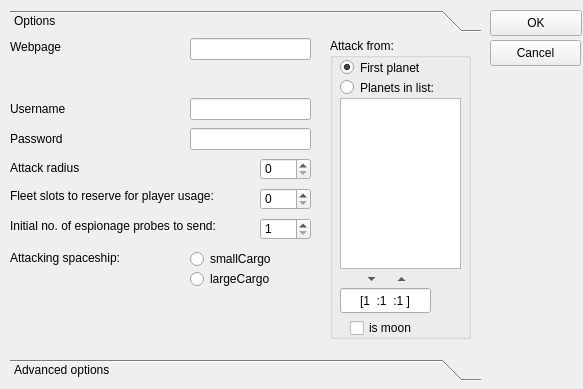
<ui version="4.0" >
 <class>Dialog</class>
 <widget class="QDialog" name="Dialog" >
  <property name="geometry" >
   <rect>
    <x>0</x>
    <y>0</y>
    <width>583</width>
    <height>389</height>
   </rect>
  </property>
  <property name="sizePolicy" >
   <sizepolicy>
    <hsizetype>0</hsizetype>
    <vsizetype>0</vsizetype>
    <horstretch>0</horstretch>
    <verstretch>0</verstretch>
   </sizepolicy>
  </property>
  <property name="windowTitle" >
   <string>Options</string>
  </property>
  <property name="windowIcon" >
   <iconset/>
  </property>
  <widget class="QLabel" name="label" >
   <property name="geometry" >
    <rect>
     <x>10</x>
     <y>370</y>
     <width>46</width>
     <height>14</height>
    </rect>
   </property>
   <property name="text" >
    <string/>
   </property>
  </widget>
  <widget class="QPushButton" name="cancelButton" >
   <property name="geometry" >
    <rect>
     <x>490</x>
     <y>40</y>
     <width>91</width>
     <height>26</height>
    </rect>
   </property>
   <property name="text" >
    <string>Cancel</string>
   </property>
   <property name="autoDefault" >
    <bool>false</bool>
   </property>
  </widget>
  <widget class="QPushButton" name="okButton" >
   <property name="geometry" >
    <rect>
     <x>490</x>
     <y>10</y>
     <width>92</width>
     <height>26</height>
    </rect>
   </property>
   <property name="text" >
    <string>OK</string>
   </property>
   <property name="autoDefault" >
    <bool>false</bool>
   </property>
  </widget>
  <widget class="QToolBox" name="toolBox" >
   <property name="geometry" >
    <rect>
     <x>10</x>
     <y>10</y>
     <width>471</width>
     <height>371</height>
    </rect>
   </property>
   <property name="currentIndex" >
    <number>0</number>
   </property>
   <widget class="QWidget" name="page_3" >
    <property name="geometry" >
     <rect>
      <x>0</x>
      <y>0</y>
      <width>471</width>
      <height>311</height>
     </rect>
    </property>
    <attribute name="label" >
     <string>Options</string>
    </attribute>
    <widget class="QLabel" name="label_12" >
     <property name="geometry" >
      <rect>
       <x>0</x>
       <y>0</y>
       <width>171</width>
       <height>17</height>
      </rect>
     </property>
     <property name="text" >
      <string>Webpage</string>
     </property>
     <property name="buddy" >
      <cstring>webpageLineEdit</cstring>
     </property>
    </widget>
    <widget class="QLabel" name="label_13" >
     <property name="geometry" >
      <rect>
       <x>0</x>
       <y>30</y>
       <width>241</width>
       <height>18</height>
      </rect>
     </property>
    </widget>
    <widget class="QLabel" name="label_10" >
     <property name="geometry" >
      <rect>
       <x>0</x>
       <y>60</y>
       <width>171</width>
       <height>22</height>
      </rect>
     </property>
     <property name="text" >
      <string>Username</string>
     </property>
     <property name="buddy" >
      <cstring>usernameLineEdit</cstring>
     </property>
    </widget>
    <widget class="QLabel" name="label_11" >
     <property name="geometry" >
      <rect>
       <x>0</x>
       <y>90</y>
       <width>171</width>
       <height>22</height>
      </rect>
     </property>
     <property name="text" >
      <string>Password</string>
     </property>
     <property name="buddy" >
      <cstring>passwordLineEdit</cstring>
     </property>
    </widget>
    <widget class="QLabel" name="label_14" >
     <property name="geometry" >
      <rect>
       <x>0</x>
       <y>170</y>
       <width>231</width>
       <height>36</height>
      </rect>
     </property>
     <property name="text" >
      <string>Initial no. of espionage probes to send:</string>
     </property>
     <property name="buddy" >
      <cstring>probesToSendSpinBox</cstring>
     </property>
    </widget>
    <widget class="QLabel" name="label_15" >
     <property name="geometry" >
      <rect>
       <x>0</x>
       <y>140</y>
       <width>231</width>
       <height>36</height>
      </rect>
     </property>
     <property name="text" >
      <string>Fleet slots to reserve for player usage:</string>
     </property>
     <property name="buddy" >
      <cstring>probesToSendSpinBox</cstring>
     </property>
    </widget>
    <widget class="QLabel" name="label_3" >
     <property name="geometry" >
      <rect>
       <x>0</x>
       <y>120</y>
       <width>181</width>
       <height>20</height>
      </rect>
     </property>
     <property name="text" >
      <string>Attack radius</string>
     </property>
     <property name="buddy" >
      <cstring>attackRadiusSpinBox</cstring>
     </property>
    </widget>
    <widget class="QSpinBox" name="probesToSendSpinBox" >
     <property name="geometry" >
      <rect>
       <x>250</x>
       <y>180</y>
       <width>51</width>
       <height>22</height>
      </rect>
     </property>
     <property name="minimum" >
      <number>1</number>
     </property>
    </widget>
    <widget class="QSpinBox" name="slotsToReserveSpinBox" >
     <property name="geometry" >
      <rect>
       <x>250</x>
       <y>150</y>
       <width>51</width>
       <height>22</height>
      </rect>
     </property>
     <property name="minimum" >
      <number>0</number>
     </property>
    </widget>
    <widget class="QSpinBox" name="attackRadiusSpinBox" >
     <property name="geometry" >
      <rect>
       <x>250</x>
       <y>120</y>
       <width>51</width>
       <height>22</height>
      </rect>
     </property>
     <property name="maximum" >
      <number>999999999</number>
     </property>
    </widget>
    <widget class="QLineEdit" name="passwordLineEdit" >
     <property name="geometry" >
      <rect>
       <x>180</x>
       <y>90</y>
       <width>121</width>
       <height>22</height>
      </rect>
     </property>
     <property name="echoMode" >
      <enum>QLineEdit::Password</enum>
     </property>
    </widget>
    <widget class="QLineEdit" name="webpageLineEdit" >
     <property name="geometry" >
      <rect>
       <x>180</x>
       <y>0</y>
       <width>121</width>
       <height>22</height>
      </rect>
     </property>
     <property name="text" >
      <string/>
     </property>
    </widget>
    <widget class="QLineEdit" name="usernameLineEdit" >
     <property name="geometry" >
      <rect>
       <x>180</x>
       <y>60</y>
       <width>121</width>
       <height>22</height>
      </rect>
     </property>
    </widget>
    <widget class="QRadioButton" name="smallCargoRadioButton" >
     <property name="geometry" >
      <rect>
       <x>180</x>
       <y>210</y>
       <width>92</width>
       <height>22</height>
      </rect>
     </property>
     <property name="text" >
      <string>smallCargo</string>
     </property>
    </widget>
    <widget class="QRadioButton" name="largeCargoRadioButton" >
     <property name="geometry" >
      <rect>
       <x>180</x>
       <y>230</y>
       <width>92</width>
       <height>22</height>
      </rect>
     </property>
     <property name="text" >
      <string>largeCargo</string>
     </property>
    </widget>
    <widget class="QLabel" name="label_2" >
     <property name="geometry" >
      <rect>
       <x>0</x>
       <y>210</y>
       <width>151</width>
       <height>20</height>
      </rect>
     </property>
     <property name="text" >
      <string>Attacking spaceship:</string>
     </property>
    </widget>
    <widget class="QGroupBox" name="groupBox" >
     <property name="geometry" >
      <rect>
       <x>320</x>
       <y>0</y>
       <width>141</width>
       <height>301</height>
      </rect>
     </property>
     <property name="title" >
      <string>Attack from:</string>
     </property>
     <widget class="QRadioButton" name="rotatePlanetsRadio" >
      <property name="geometry" >
       <rect>
        <x>10</x>
        <y>40</y>
        <width>101</width>
        <height>19</height>
       </rect>
      </property>
      <property name="text" >
       <string>Planets in list:</string>
      </property>
     </widget>
     <widget class="QRadioButton" name="mainPlanetRadio" >
      <property name="geometry" >
       <rect>
        <x>10</x>
        <y>20</y>
        <width>111</width>
        <height>19</height>
       </rect>
      </property>
      <property name="text" >
       <string>First planet</string>
      </property>
      <property name="checked" >
       <bool>true</bool>
      </property>
     </widget>
     <widget class="QToolButton" name="addPlanetButton" >
      <property name="geometry" >
       <rect>
        <x>60</x>
        <y>230</y>
        <width>23</width>
        <height>22</height>
       </rect>
      </property>
      <property name="text" >
       <string/>
      </property>
      <property name="autoRaise" >
       <bool>true</bool>
      </property>
      <property name="arrowType" >
       <enum>Qt::UpArrow</enum>
      </property>
     </widget>
     <widget class="QToolButton" name="removePlanetButton" >
      <property name="geometry" >
       <rect>
        <x>30</x>
        <y>230</y>
        <width>23</width>
        <height>22</height>
       </rect>
      </property>
      <property name="text" >
       <string/>
      </property>
      <property name="autoRaise" >
       <bool>true</bool>
      </property>
      <property name="arrowType" >
       <enum>Qt::DownArrow</enum>
      </property>
     </widget>
     <widget class="QListWidget" name="sourcePlanetsList" >
      <property name="geometry" >
       <rect>
        <x>10</x>
        <y>60</y>
        <width>121</width>
        <height>171</height>
       </rect>
      </property>
      <property name="horizontalScrollBarPolicy" >
       <enum>Qt::ScrollBarAlwaysOff</enum>
      </property>
      <property name="textElideMode" >
       <enum>Qt::ElideLeft</enum>
      </property>
     </widget>
     <widget class="QCheckBox" name="isMoonCheckBox" >
      <property name="geometry" >
       <rect>
        <x>20</x>
        <y>280</y>
        <width>71</width>
        <height>20</height>
       </rect>
      </property>
      <property name="text" >
       <string>is moon</string>
      </property>
     </widget>
     <widget class="QLineEdit" name="addPlanetLineEdit" >
      <property name="geometry" >
       <rect>
        <x>10</x>
        <y>250</y>
        <width>91</width>
        <height>25</height>
       </rect>
      </property>
      <property name="inputMask" >
       <string>\[999:999:99\]; </string>
      </property>
      <property name="text" >
       <string>[1:1:1]</string>
      </property>
      <property name="alignment" >
       <set>Qt::AlignHCenter</set>
      </property>
     </widget>
    </widget>
   </widget>
   <widget class="QWidget" name="page_4" >
    <property name="geometry" >
     <rect>
      <x>0</x>
      <y>0</y>
      <width>471</width>
      <height>311</height>
     </rect>
    </property>
    <attribute name="label" >
     <string>Advanced options</string>
    </attribute>
    <widget class="QTabWidget" name="tabWidget" >
     <property name="geometry" >
      <rect>
       <x>0</x>
       <y>0</y>
       <width>471</width>
       <height>311</height>
      </rect>
     </property>
     <property name="tabPosition" >
      <enum>QTabWidget::West</enum>
     </property>
     <property name="currentIndex" >
      <number>0</number>
     </property>
     <widget class="QWidget" name="tab" >
      <attribute name="title" >
       <string>Page 1</string>
      </attribute>
      <widget class="QGroupBox" name="groupBox_3" >
       <property name="geometry" >
        <rect>
         <x>10</x>
         <y>10</y>
         <width>421</width>
         <height>121</height>
        </rect>
       </property>
       <property name="title" >
        <string>Attack the planet with:</string>
       </property>
       <widget class="QRadioButton" name="mostMetalRadioButton" >
        <property name="geometry" >
         <rect>
          <x>10</x>
          <y>60</y>
          <width>111</width>
          <height>22</height>
         </rect>
        </property>
        <property name="text" >
         <string>most metal</string>
        </property>
       </widget>
       <widget class="QRadioButton" name="mostCrystalRadioButton" >
        <property name="geometry" >
         <rect>
          <x>130</x>
          <y>60</y>
          <width>111</width>
          <height>22</height>
         </rect>
        </property>
        <property name="text" >
         <string>most crystal</string>
        </property>
       </widget>
       <widget class="QRadioButton" name="mostDeuteriumRadioButton" >
        <property name="geometry" >
         <rect>
          <x>260</x>
          <y>60</y>
          <width>111</width>
          <height>22</height>
         </rect>
        </property>
        <property name="text" >
         <string>most deuterium</string>
        </property>
       </widget>
       <widget class="QRadioButton" name="customFormulaRadioButton" >
        <property name="geometry" >
         <rect>
          <x>10</x>
          <y>90</y>
          <width>111</width>
          <height>20</height>
         </rect>
        </property>
        <property name="text" >
         <string>custom formula:</string>
        </property>
       </widget>
       <widget class="QLineEdit" name="rentabilityFormulaLineEdit" >
        <property name="geometry" >
         <rect>
          <x>130</x>
          <y>90</y>
          <width>281</width>
          <height>24</height>
         </rect>
        </property>
       </widget>
       <widget class="QRadioButton" name="mostTotalRadioButton" >
        <property name="geometry" >
         <rect>
          <x>260</x>
          <y>40</y>
          <width>141</width>
          <height>22</height>
         </rect>
        </property>
        <property name="text" >
         <string>most total resources</string>
        </property>
       </widget>
       <widget class="QRadioButton" name="defaultFormulaRadioButton" >
        <property name="geometry" >
         <rect>
          <x>10</x>
          <y>20</y>
          <width>341</width>
          <height>22</height>
         </rect>
        </property>
        <property name="text" >
         <string>best resources / distance relation, applying ratio 3:2:1</string>
        </property>
       </widget>
       <widget class="QRadioButton" name="bestRelationRadioButton" >
        <property name="geometry" >
         <rect>
          <x>10</x>
          <y>40</y>
          <width>221</width>
          <height>22</height>
         </rect>
        </property>
        <property name="text" >
         <string>best resources / distance relation</string>
        </property>
       </widget>
      </widget>
      <widget class="QGroupBox" name="groupBox_2" >
       <property name="geometry" >
        <rect>
         <x>10</x>
         <y>150</y>
         <width>211</width>
         <height>141</height>
        </rect>
       </property>
       <property name="title" >
        <string>Do not attack to (one per line):</string>
       </property>
       <widget class="QLabel" name="label_18" >
        <property name="geometry" >
         <rect>
          <x>10</x>
          <y>20</y>
          <width>46</width>
          <height>16</height>
         </rect>
        </property>
        <property name="text" >
         <string>Players:</string>
        </property>
        <property name="buddy" >
         <cstring>probesToSendSpinBox</cstring>
        </property>
       </widget>
       <widget class="QLabel" name="label_19" >
        <property name="geometry" >
         <rect>
          <x>110</x>
          <y>20</y>
          <width>54</width>
          <height>16</height>
         </rect>
        </property>
        <property name="text" >
         <string>Alliances:</string>
        </property>
        <property name="buddy" >
         <cstring>probesToSendSpinBox</cstring>
        </property>
       </widget>
       <widget class="QTextEdit" name="alliancesToAvoidTextEdit" >
        <property name="geometry" >
         <rect>
          <x>110</x>
          <y>40</y>
          <width>94</width>
          <height>94</height>
         </rect>
        </property>
        <property name="lineWrapMode" >
         <enum>QTextEdit::NoWrap</enum>
        </property>
       </widget>
       <widget class="QTextEdit" name="playersToAvoidTextEdit" >
        <property name="geometry" >
         <rect>
          <x>10</x>
          <y>40</y>
          <width>94</width>
          <height>94</height>
         </rect>
        </property>
        <property name="lineWrapMode" >
         <enum>QTextEdit::NoWrap</enum>
        </property>
       </widget>
      </widget>
      <widget class="QCheckBox" name="isMoonCheckBox2" >
       <property name="geometry" >
        <rect>
         <x>250</x>
         <y>270</y>
         <width>71</width>
         <height>20</height>
        </rect>
       </property>
       <property name="text" >
        <string>is moon</string>
       </property>
      </widget>
      <widget class="QLineEdit" name="deuteriumSourcePlanetLineEdit" >
       <property name="geometry" >
        <rect>
         <x>240</x>
         <y>240</y>
         <width>91</width>
         <height>25</height>
        </rect>
       </property>
       <property name="inputMask" >
        <string>\[999:999:99\]; </string>
       </property>
       <property name="text" >
        <string>[::]</string>
       </property>
       <property name="alignment" >
        <set>Qt::AlignHCenter</set>
       </property>
      </widget>
      <widget class="QLabel" name="label_16" >
       <property name="geometry" >
        <rect>
         <x>240</x>
         <y>220</y>
         <width>141</width>
         <height>16</height>
        </rect>
       </property>
       <property name="text" >
        <string>Deuterium source planet:</string>
       </property>
      </widget>
      <widget class="QLabel" name="label_17" >
       <property name="geometry" >
        <rect>
         <x>240</x>
         <y>150</y>
         <width>181</width>
         <height>16</height>
        </rect>
       </property>
       <property name="text" >
        <string>Discard planet if more than</string>
       </property>
      </widget>
      <widget class="QLabel" name="label_20" >
       <property name="geometry" >
        <rect>
         <x>290</x>
         <y>170</y>
         <width>121</width>
         <height>20</height>
        </rect>
       </property>
       <property name="text" >
        <string>probes are needed.</string>
       </property>
      </widget>
      <widget class="QSpinBox" name="maxProbesSpinBox" >
       <property name="geometry" >
        <rect>
         <x>240</x>
         <y>170</y>
         <width>46</width>
         <height>23</height>
        </rect>
       </property>
      </widget>
     </widget>
     <widget class="QWidget" name="tab_2" >
      <attribute name="title" >
       <string>Page 2</string>
      </attribute>
      <widget class="QSpinBox" name="systemsPerGalaxySpinBox" >
       <property name="geometry" >
        <rect>
         <x>250</x>
         <y>10</y>
         <width>61</width>
         <height>23</height>
        </rect>
       </property>
       <property name="maximum" >
        <number>9999</number>
       </property>
       <property name="minimum" >
        <number>1</number>
       </property>
      </widget>
      <widget class="QLabel" name="label_9" >
       <property name="geometry" >
        <rect>
         <x>10</x>
         <y>40</y>
         <width>212</width>
         <height>21</height>
        </rect>
       </property>
       <property name="text" >
        <string>Proxy server (leave empty for none):</string>
       </property>
      </widget>
      <widget class="QLineEdit" name="proxyLineEdit" >
       <property name="geometry" >
        <rect>
         <x>10</x>
         <y>60</y>
         <width>431</width>
         <height>24</height>
        </rect>
       </property>
      </widget>
      <widget class="QLabel" name="label_7" >
       <property name="geometry" >
        <rect>
         <x>10</x>
         <y>90</y>
         <width>230</width>
         <height>21</height>
        </rect>
       </property>
       <property name="text" >
        <string>(e.g: joe:password@myproxy.com:3128)</string>
       </property>
      </widget>
      <widget class="QLineEdit" name="userAgentLineEdit" >
       <property name="geometry" >
        <rect>
         <x>10</x>
         <y>270</y>
         <width>371</width>
         <height>25</height>
        </rect>
       </property>
      </widget>
      <widget class="QPushButton" name="resetUserAgentButton" >
       <property name="geometry" >
        <rect>
         <x>390</x>
         <y>270</y>
         <width>51</width>
         <height>26</height>
        </rect>
       </property>
       <property name="text" >
        <string>Reset</string>
       </property>
       <property name="autoDefault" >
        <bool>false</bool>
       </property>
      </widget>
      <widget class="QLabel" name="label_6" >
       <property name="geometry" >
        <rect>
         <x>10</x>
         <y>250</y>
         <width>66</width>
         <height>21</height>
        </rect>
       </property>
       <property name="text" >
        <string>User agent:</string>
       </property>
      </widget>
      <widget class="QLabel" name="label_8" >
       <property name="geometry" >
        <rect>
         <x>10</x>
         <y>10</y>
         <width>231</width>
         <height>21</height>
        </rect>
       </property>
       <property name="text" >
        <string>Solar systems per galaxy in the server:</string>
       </property>
      </widget>
     </widget>
    </widget>
   </widget>
  </widget>
 </widget>
 <tabstops>
  <tabstop>webpageLineEdit</tabstop>
  <tabstop>usernameLineEdit</tabstop>
  <tabstop>passwordLineEdit</tabstop>
  <tabstop>attackRadiusSpinBox</tabstop>
  <tabstop>probesToSendSpinBox</tabstop>
  <tabstop>okButton</tabstop>
  <tabstop>cancelButton</tabstop>
 </tabstops>
 <resources/>
 <connections>
  <connection>
   <sender>cancelButton</sender>
   <signal>clicked()</signal>
   <receiver>Dialog</receiver>
   <slot>reject()</slot>
   <hints>
    <hint type="sourcelabel" >
     <x>480</x>
     <y>75</y>
    </hint>
    <hint type="destinationlabel" >
     <x>179</x>
     <y>282</y>
    </hint>
   </hints>
  </connection>
 </connections>
</ui>
